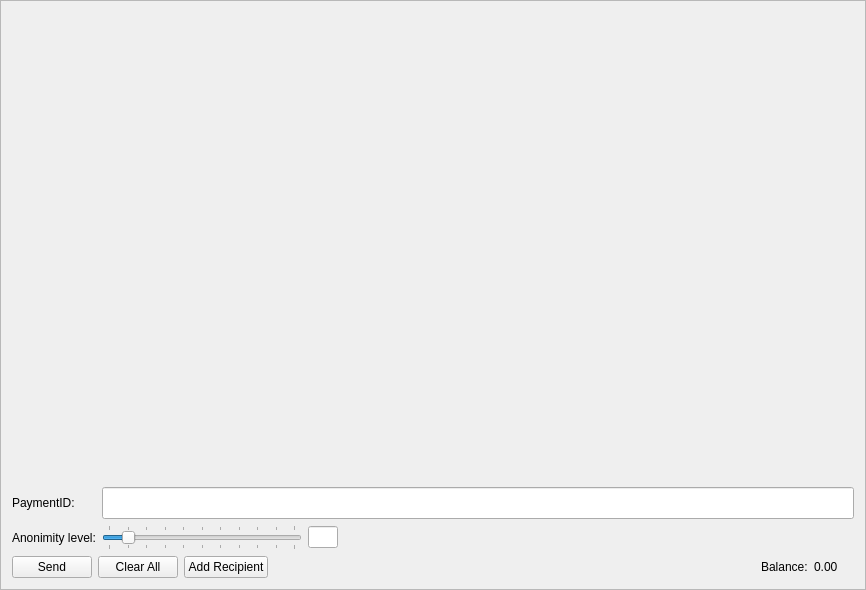
<?xml version="1.0" encoding="UTF-8"?>
<ui version="4.0">
 <class>SendFrame</class>
 <widget class="QFrame" name="SendFrame">
  <property name="geometry">
   <rect>
    <x>0</x>
    <y>0</y>
    <width>866</width>
    <height>590</height>
   </rect>
  </property>
  <property name="windowTitle">
   <string>Frame</string>
  </property>
  <property name="frameShape">
   <enum>QFrame::StyledPanel</enum>
  </property>
  <property name="frameShadow">
   <enum>QFrame::Raised</enum>
  </property>
  <layout class="QVBoxLayout" name="m_send_frame_main_layout">
   <item>
    <widget class="QScrollArea" name="m_transfersScrollarea">
     <property name="frameShape">
      <enum>QFrame::NoFrame</enum>
     </property>
     <property name="widgetResizable">
      <bool>true</bool>
     </property>
     <widget class="QWidget" name="scrollAreaWidgetContents">
      <property name="geometry">
       <rect>
        <x>0</x>
        <y>0</y>
        <width>846</width>
        <height>454</height>
       </rect>
      </property>
      <layout class="QVBoxLayout" name="m_send_frame_layout">
       <property name="margin">
        <number>0</number>
       </property>
       <item>
        <spacer name="verticalSpacer">
         <property name="orientation">
          <enum>Qt::Vertical</enum>
         </property>
         <property name="sizeHint" stdset="0">
          <size>
           <width>20</width>
           <height>445</height>
          </size>
         </property>
        </spacer>
       </item>
      </layout>
     </widget>
    </widget>
   </item>
   <item>
    <layout class="QGridLayout" name="gridLayout">
     <property name="topMargin">
      <number>5</number>
     </property>
     <item row="1" column="2">
      <widget class="QLineEdit" name="m_mixinEdit">
       <property name="maximumSize">
        <size>
         <width>30</width>
         <height>16777215</height>
        </size>
       </property>
       <property name="text">
        <string notr="true"/>
       </property>
       <property name="maxLength">
        <number>5</number>
       </property>
       <property name="alignment">
        <set>Qt::AlignCenter</set>
       </property>
       <property name="readOnly">
        <bool>true</bool>
       </property>
      </widget>
     </item>
     <item row="0" column="1" colspan="3">
      <widget class="QLineEdit" name="m_paymentIdEdit">
       <property name="font">
        <font>
         <family>zai Drukarnia Wydawnicza 1870</family>
         <pointsize>13</pointsize>
        </font>
       </property>
       <property name="text">
        <string/>
       </property>
      </widget>
     </item>
     <item row="1" column="0">
      <widget class="QLabel" name="label_2">
       <property name="text">
        <string>Anonimity level:</string>
       </property>
      </widget>
     </item>
     <item row="1" column="3">
      <spacer name="horizontalSpacer">
       <property name="orientation">
        <enum>Qt::Horizontal</enum>
       </property>
       <property name="sizeType">
        <enum>QSizePolicy::Expanding</enum>
       </property>
       <property name="sizeHint" stdset="0">
        <size>
         <width>298</width>
         <height>20</height>
        </size>
       </property>
      </spacer>
     </item>
     <item row="0" column="0">
      <widget class="QLabel" name="label_6">
       <property name="text">
        <string>PaymentID:</string>
       </property>
      </widget>
     </item>
     <item row="1" column="1">
      <widget class="QSlider" name="m_mixinSlider">
       <property name="maximumSize">
        <size>
         <width>200</width>
         <height>16777215</height>
        </size>
       </property>
       <property name="maximum">
        <number>10</number>
       </property>
       <property name="pageStep">
        <number>1</number>
       </property>
       <property name="value">
        <number>1</number>
       </property>
       <property name="tracking">
        <bool>false</bool>
       </property>
       <property name="orientation">
        <enum>Qt::Horizontal</enum>
       </property>
       <property name="tickPosition">
        <enum>QSlider::TicksBothSides</enum>
       </property>
       <property name="tickInterval">
        <number>1</number>
       </property>
      </widget>
     </item>
    </layout>
   </item>
   <item>
    <layout class="QHBoxLayout" name="horizontalLayout">
     <item>
      <widget class="QPushButton" name="m_sendButton">
       <property name="text">
        <string>Send</string>
       </property>
       <property name="icon">
        <iconset resource="../../resources.qrc">
         <normaloff>:/icons/send</normaloff>:/icons/send</iconset>
       </property>
      </widget>
     </item>
     <item>
      <widget class="QPushButton" name="m_clearAllButton">
       <property name="text">
        <string>Clear All</string>
       </property>
       <property name="icon">
        <iconset resource="../../resources.qrc">
         <normaloff>:/icons/remove</normaloff>:/icons/remove</iconset>
       </property>
      </widget>
     </item>
     <item>
      <widget class="QPushButton" name="m_addRecipientButton">
       <property name="text">
        <string>Add Recipient</string>
       </property>
       <property name="icon">
        <iconset resource="../../resources.qrc">
         <normaloff>:/icons/add</normaloff>:/icons/add</iconset>
       </property>
      </widget>
     </item>
     <item>
      <spacer name="horizontalSpacer_2">
       <property name="orientation">
        <enum>Qt::Horizontal</enum>
       </property>
       <property name="sizeHint" stdset="0">
        <size>
         <width>40</width>
         <height>20</height>
        </size>
       </property>
      </spacer>
     </item>
     <item>
      <widget class="QLabel" name="label_4">
       <property name="text">
        <string>Balance:</string>
       </property>
      </widget>
     </item>
     <item>
      <widget class="QLabel" name="m_balanceLabel">
       <property name="text">
        <string notr="true">0.00 </string>
       </property>
      </widget>
     </item>
     <item>
      <widget class="QLabel" name="m_tickerLabel">
       <property name="text">
        <string notr="true"/>
       </property>
      </widget>
     </item>
    </layout>
   </item>
  </layout>
 </widget>
 <tabstops>
  <tabstop>m_paymentIdEdit</tabstop>
  <tabstop>m_mixinSlider</tabstop>
  <tabstop>m_sendButton</tabstop>
  <tabstop>m_clearAllButton</tabstop>
  <tabstop>m_addRecipientButton</tabstop>
  <tabstop>m_transfersScrollarea</tabstop>
  <tabstop>m_mixinEdit</tabstop>
 </tabstops>
 <resources>
  <include location="../../resources.qrc"/>
 </resources>
 <connections>
  <connection>
   <sender>m_addRecipientButton</sender>
   <signal>clicked()</signal>
   <receiver>SendFrame</receiver>
   <slot>addRecipientClicked()</slot>
   <hints>
    <hint type="sourcelabel">
     <x>282</x>
     <y>561</y>
    </hint>
    <hint type="destinationlabel">
     <x>432</x>
     <y>294</y>
    </hint>
   </hints>
  </connection>
  <connection>
   <sender>m_clearAllButton</sender>
   <signal>clicked()</signal>
   <receiver>SendFrame</receiver>
   <slot>clearAllClicked()</slot>
   <hints>
    <hint type="sourcelabel">
     <x>154</x>
     <y>561</y>
    </hint>
    <hint type="destinationlabel">
     <x>432</x>
     <y>294</y>
    </hint>
   </hints>
  </connection>
  <connection>
   <sender>m_sendButton</sender>
   <signal>clicked()</signal>
   <receiver>SendFrame</receiver>
   <slot>sendClicked()</slot>
   <hints>
    <hint type="sourcelabel">
     <x>53</x>
     <y>561</y>
    </hint>
    <hint type="destinationlabel">
     <x>432</x>
     <y>294</y>
    </hint>
   </hints>
  </connection>
  <connection>
   <sender>m_mixinSlider</sender>
   <signal>valueChanged(int)</signal>
   <receiver>SendFrame</receiver>
   <slot>mixinValueChanged(int)</slot>
   <hints>
    <hint type="sourcelabel">
     <x>221</x>
     <y>520</y>
    </hint>
    <hint type="destinationlabel">
     <x>432</x>
     <y>294</y>
    </hint>
   </hints>
  </connection>
 </connections>
 <slots>
  <slot>sendClicked()</slot>
  <slot>clearAllClicked()</slot>
  <slot>addRecipientClicked()</slot>
  <slot>mixinValueChanged(int)</slot>
 </slots>
</ui>
